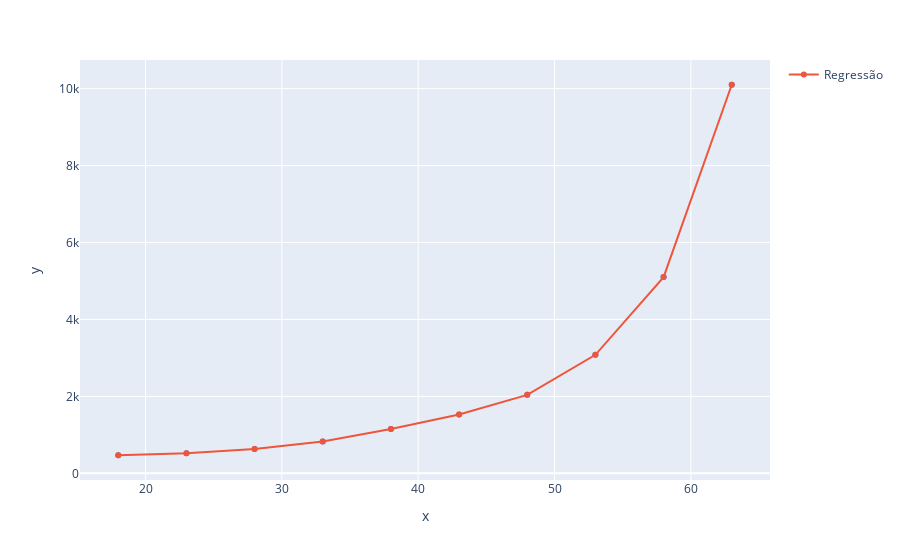

The notebook cell saved with this chart:
### Code cell
import plotly.express as px
grafico = px.scatter(x= X.ravel(), y= Y)
grafico.add_scatter(x = X.ravel(), y= previsoes, name="Regressão")
grafico.show()

### Figure 1 — Plotly figure (JSON) as saved in the notebook; plotly's stock layout.template omitted (floating-point values rounded to 4 significant figures)
{"data": [{"hovertemplate": "x=%{x}<br>y=%{y}<extra></extra>", "legendgroup": "", "marker": {"color": "#636efa", "symbol": "circle"}, "mode": "markers", "name": "", "orientation": "v", "showlegend": false, "type": "scatter", "x": [18, 23, 28, 33, 38, 43, 48, 53, 58, 63], "xaxis": "x", "y": [470, 520, 630, 830, 1150, 1530, 2040, 3080, 5100, 10100], "yaxis": "y"}, {"name": "Regressão", "type": "scatter", "x": [18, 23, 28, 33, 38, 43, 48, 53, 58, 63], "y": [470, 520, 630, 830, 1150, 1530, 2040, 3080, 5100, 10100]}], "layout": {"legend": {"tracegroupgap": 0}, "margin": {"t": 60}, "xaxis": {"anchor": "y", "domain": [0, 1], "title": {"text": "x"}}, "yaxis": {"anchor": "x", "domain": [0, 1], "title": {"text": "y"}}}}
